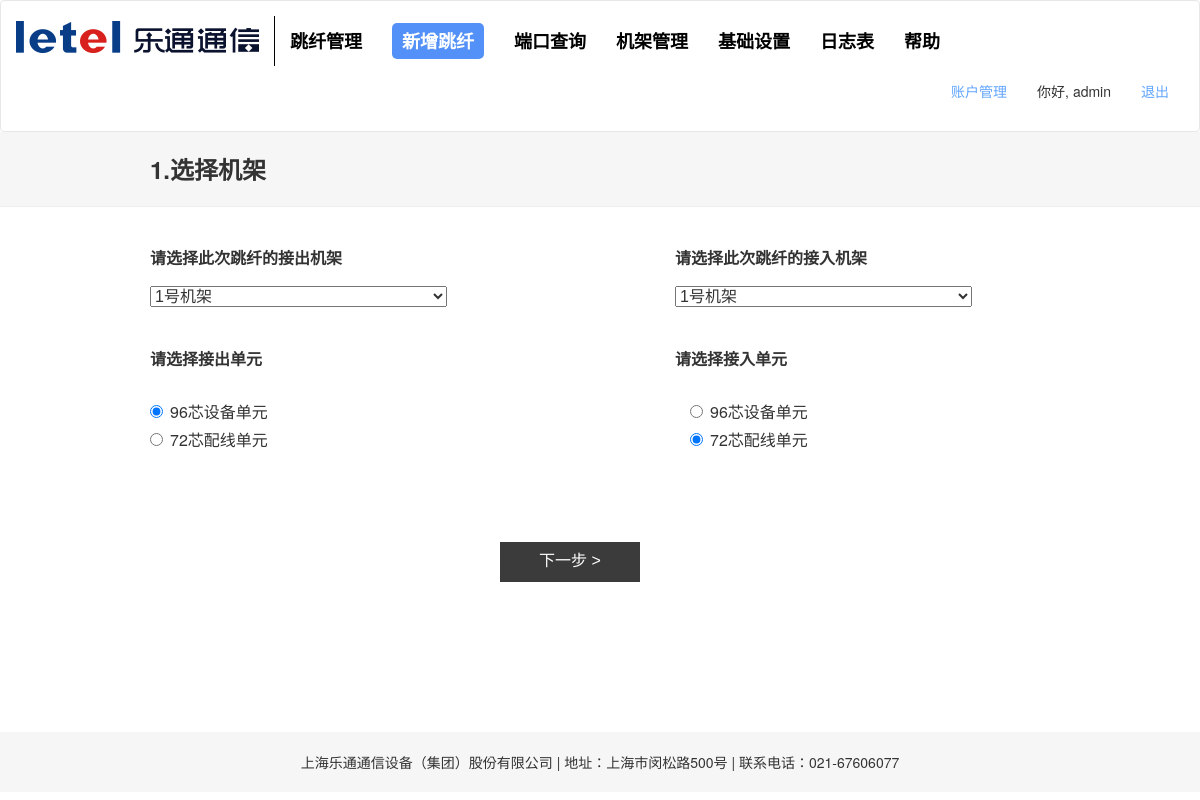
Screenshot of /new-jumping (signed in) with the database file from the repository.
### app/models.py (models this page shows, shortened)
class User(UserMixin, db.Model):
    __tablename__ = 'User'
    id = db.Column(db.Integer, primary_key=True)
    email = db.Column(db.String(64))
    username = db.Column(db.String(64), unique=True, index=True)
    password_hash = db.Column(db.String(128))
    role_id = db.Column(db.Integer, db.ForeignKey('roles.id')) #外键role_id = roles.id= roles表中的id
    status = db.Column(db.Boolean, default=True)
    login_time = db.Column(db.DateTime)
    logout_time = db.Column(db.DateTime)
    logs = db.relationship('Log', backref='user', lazy='dynamic')
    @property
    def password(self):
        raise AttributeError('password is not a readable attribute')
    def can(self, permissions):
        return self.role is not None and \
            (self.role.permissions & permissions) == permissions
    def is_administrator(self):
        return self.can(Permission.ADMINISTER)

class CompanyTable(db.Model):
    __tablename__ = 'Company'
    id = db.Column(db.Integer, primary_key=True)
    company_name = db.Column(db.String(128))
    company_address = db.Column(db.String(128))
    company_tel = db.Column(db.String(16))

### app/main/views.py (the view, shortened to what this page needs)
@main.route('/new-jumping', methods=['GET', 'POST'])
@login_required
def index():
    form = SelectShebeiForm()
    company = CompanyTable.query.first()
    if request.method == 'POST':
        if request.form["submit"] == "下一步 >":
            jiechushebei_side = request.form.get('jiechushebei_side')
            jierushebei_side = request.form.get('jierushebei_side')
    return render_template('index.html', form=form, company=company)

### app/main/forms.py
class SelectShebeiForm(FlaskForm):
    jiechushebei = SelectField('请选择此次跳纤的接出机架', coerce=str)
    jierushebei = SelectField('请选择此次跳纤的接入机架', coerce=str)
    submit = SubmitField('下一步 >')
    def __init__(self, *args, **kwargs):
        super(SelectShebeiForm, self).__init__(*args, **kwargs)
        self.jiechushebei.choices = [(shebei.shebei_name,shebei.shebei_name) for shebei in ShebeiTable.query.all()]
        self.jierushebei.choices = [(shebei.shebei_name,shebei.shebei_name) for shebei in ShebeiTable.query.all()]

### app/models.py (called while the page is built)
@login_manager.user_loader
def load_user(user_id):
    return User.query.get(int(user_id))

### app/templates/index.html (shortened to what this page needs)
{% extends "base.html" %}
{% import "bootstrap/wtf.html" as wtf %}
{% block styles %}
    {{ super() }}
    <link href={{ url_for('static', filename = 'vendor/app/css/index.css') }} rel="stylesheet">
{% endblock %}
{% block navbar %}
    {{ super() }}
    <div class="page-header">
        <div class="container">
            <div class="row row-select row-select-0">
                <div class="col-md-6">
                    <span class="step">1.选择机架</span>
                </div>
            </div>
        </div>
    </div>
{% endblock %}
{% block page_content %}
<form method="POST">
<div class="row row-select row-select-2">
    <div class="col-md-6">
        {{ form.jiechushebei.label }}
    </div>
    <div class="col-md-6">
        {{ form.jierushebei.label }}
    </div>
</div>
<div class="row row-select row-select-3">
    <div class="col-md-6">
        {{ form.jiechushebei }}
    </div>
    <div class="col-md-6">
        {{ form.jierushebei }}
    </div>
</div>
<div class="row row-select row-select-4">
    <div class="col-md-6">
        <label>请选择接出单元</label>
    </div>
    <div class="col-md-6">
        <label>请选择接入单元</label>
    </div>
</div>
<div class="row row-select row-select-5">
    <div class="col-md-6">
        <div class="radio">
            <label>
                <input type="radio" name="jiechushebei_side" value="96芯设备单元" checked>
                96芯设备单元
            </label>
        </div>
        <div class="radio">
            <label>
                <input type="radio" name="jiechushebei_side" value="72芯配线单元">
                72芯配线单元
            </label>
        </div>
    </div>
    <div class="col-md-6">
        <div class="col-md-6">
            <div class="radio">
                <label>
                    <input type="radio" name="jierushebei_side" value="96芯设备单元">
                    96芯设备单元
                </label>
            </div>
            <div class="radio">
                <label>
                    <input type="radio" name="jierushebei_side" value="72芯配线单元" checked>
                    72芯配线单元
                </label>
            </div>
        </div>
    </div>
</div>
<div class="row row-select row-select-6">
    <div class="col-md-4 col-md-offset-4">
        {{ form.submit }}
    </div>
</div>
</form>
{% endblock %}
{% block scripts %}
<footer class="text-center">
    <span class="footer">{{ company.company_name }} | 地址：{{ company.company_address }} | 联系电话：{{ company.company_tel }}</span>
</footer>
{% endblock %}

### app/templates/base.html (shortened to what this page needs)
{% extends "bootstrap/base.html" %}
{% block styles %}
    {{ super() }}
    <link href={{ url_for('static', filename = 'vendor/bootstrap/css/bootstrap.min.css') }} rel="stylesheet">
    <link href={{ url_for('static', filename = 'vendor/app/css/normalize.css') }} rel="stylesheet">
    <link href={{ url_for('static', filename = 'vendor/app/css/base.css') }} rel="stylesheet">
    <link href={{ url_for('static', filename = 'vendor/font-awesome/css/font-awesome.min.css') }} rel="stylesheet" type="text/css">
{% endblock %}
{% block body_attribs %}
     onload="draw();"
{% endblock %}
{% block navbar %}
    <div class="navbar navbar-default" role="navigation">
        <div class="container">
            <div class="navbar-header">
                <a class="navbar-brand" href="/"><img src="/static/images/logo.jpg"></a>
            </div>
            <div class="navbar-collapse collapse">
                <ul class="nav navbar-nav">
                    <li><a href="/"><span>跳纤管理</span></a></li>
                    <li><a href="/new-jumping"><span>新增跳纤</span></a></li>
                    <li><a href="/interface"><span>端口查询</span></a></li>
                    <li><a href="/shebei"><span>机架管理</span></a></li>
                    <li><a href="/setting"><span>基础设置</span></a></li>
                    <li><a href="/log"><span>日志表</span></a></li>
                    <li><a href="/help"><span>帮助</span></a></li>
                </ul>
                <ul class="nav navbar-nav navbar-right">
                    {% if current_user.is_administrator() %}
                        <li><a href="{{ url_for('auth.account') }}">账户管理</a></li>
                    {% endif %}
                    {% if current_user.is_authenticated %}
                        <li class="hello-user"><span>你好, {{ current_user.username }}</span></li>
                        <li><a href="{{ url_for('auth.logout') }}">退出</a></li>
                    {% else %}
                        <li><a href="{{ url_for('auth.login') }}">登入</a></li>
                    {% endif %}
                </ul>
            </div>
        </div>
    </div>
{% endblock %}
{% block content %}
<div class="container">
{% block page_content %}{% endblock %}
</div>
{% endblock %}

### rows the page displays
User: username "admin"
CompanyTable: company_name "上海乐通通信设备（集团）股份有限公司", company_address "上海市闵松路500号", company_tel "021-67606077"
